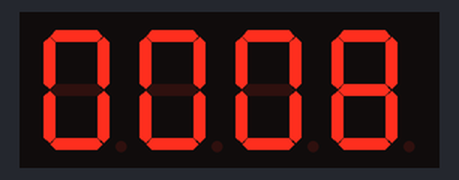
A sketch run on a simulated Arduino Mega 2560, built with avr-gcc and run on an emulated ATmega2560. Shown: 4-digit seven-segment display. Wiring (inferred from the names in the program): 4-digit 7-segment display, segments lit when LOW: segments pin 31, pin 29, pin 49, pin 45, pin 43, pin 33, pin 51, pin 47; digit selects pin 35, pin 37, pin 39, pin 41. The segment pins are drawn as the display they are named for.

Above: at 0.26 s.

The sketch:

4_digit_seven_seg.ino
```cpp
#define D1 35
#define D2 37
#define D3 39
#define D4 41
#define pinA 31
#define pinB 29
#define pinC 49
#define pinD 45
#define pinE 43
#define pinF 33
#define pinG 51
#define pin_Dp 47

void setup() {
  pinMode(D1 , OUTPUT);
  pinMode(D2 , OUTPUT);
  pinMode(D3 , OUTPUT);
  pinMode(D4 , OUTPUT);
  pinMode(pinA, OUTPUT);
  pinMode(pinB, OUTPUT);
  pinMode(pinC, OUTPUT);
  pinMode(pinD, OUTPUT);
  pinMode(pinE, OUTPUT);
  pinMode(pinF, OUTPUT);
  pinMode(pinG, OUTPUT);
  pinMode(pin_Dp, OUTPUT);
}

void digit_switch(int digit){
  int switcher= digit;
  digitalWrite(D1, LOW);
  digitalWrite(D2, LOW);
  digitalWrite(D3, LOW);
  digitalWrite(D4, LOW);
  switch(switcher){
      case 1 :
        digitalWrite(D1 , HIGH);
        break;
      case 2 :
        digitalWrite(D2, HIGH);
        break;
      case 3 :
        digitalWrite(D3 , HIGH);
        break;
      case 4 :
        digitalWrite(D4 , HIGH);
        break;
    }
  }
void value(int Value){
    int value=Value;
    switch(value){
        case 0 :
        digitalWrite(pinA , LOW);
        digitalWrite(pinB , LOW);
        digitalWrite(pinC , LOW);
        digitalWrite(pinD , LOW);
        digitalWrite(pinE , LOW);
        digitalWrite(pinF , LOW);
        digitalWrite(pinG , HIGH);
        digitalWrite(pin_Dp , HIGH);
        break;

      case 1:
        digitalWrite(pinA , HIGH);
        digitalWrite(pinB , LOW);
        digitalWrite(pinC , LOW);
        digitalWrite(pinD , HIGH);
        digitalWrite(pinE , HIGH);
        digitalWrite(pinF , HIGH);
        digitalWrite(pinG , HIGH);
        digitalWrite(pin_Dp ,HIGH);
        break;
      case 2:
        digitalWrite(pinA , LOW);
        digitalWrite(pinB , LOW);
        digitalWrite(pinC , HIGH);
        digitalWrite(pinD , LOW);
        digitalWrite(pinE , LOW);
        digitalWrite(pinF , HIGH);
        digitalWrite(pinG , LOW);
        digitalWrite(pin_Dp , HIGH);
        break;
      case 3:
        digitalWrite(pinA , LOW);
        digitalWrite(pinB , LOW);
        digitalWrite(pinC , LOW);
        digitalWrite(pinD , LOW);
        digitalWrite(pinE , HIGH);
        digitalWrite(pinF , HIGH);
        digitalWrite(pinG , LOW);
        digitalWrite(pin_Dp , HIGH);
        break;

      case 4:
        digitalWrite(pinA , HIGH);
        digitalWrite(pinB , LOW);
        digitalWrite(pinC , LOW);
        digitalWrite(pinD , HIGH);
        digitalWrite(pinE , HIGH);
        digitalWrite(pinF , LOW);
        digitalWrite(pinG , LOW);
        digitalWrite(pin_Dp , HIGH);
        break;
      case 5:

        digitalWrite(pinA , LOW);
        digitalWrite(pinB , HIGH);
        digitalWrite(pinC , LOW);
        digitalWrite(pinD , LOW);
        digitalWrite(pinE , HIGH);
        digitalWrite(pinF , LOW);
        digitalWrite(pinG , LOW);
        digitalWrite(pin_Dp , HIGH);
        break;

      case 6:

        digitalWrite(pinA , LOW);
        digitalWrite(pinB , HIGH);
        digitalWrite(pinC , LOW);
        digitalWrite(pinD , LOW);
        digitalWrite(pinE , LOW);
        digitalWrite(pinF , LOW);
        digitalWrite(pinG , LOW);
        digitalWrite(pin_Dp , HIGH);
        break;

      case 7:

        digitalWrite(pinA , LOW);
        digitalWrite(pinB , LOW);
        digitalWrite(pinC , LOW);
        digitalWrite(pinD , HIGH);
        digitalWrite(pinE , HIGH);
        digitalWrite(pinF , HIGH);
        digitalWrite(pinG , HIGH);
        digitalWrite(pin_Dp , HIGH);
        break;
      case 8:

        digitalWrite(pinA , LOW);
        digitalWrite(pinB , LOW);
        digitalWrite(pinC , LOW);
        digitalWrite(pinD , LOW);
        digitalWrite(pinE , LOW);
        digitalWrite(pinF , LOW);
        digitalWrite(pinG , LOW);
        digitalWrite(pin_Dp , HIGH);
        break;

       case 9:
        digitalWrite(pinA , LOW);
        digitalWrite(pinB , LOW);
        digitalWrite(pinC , LOW);
        digitalWrite(pinD , LOW);
        digitalWrite(pinE , HIGH);
        digitalWrite(pinF , LOW);
        digitalWrite(pinG , LOW);
        digitalWrite(pin_Dp , HIGH);
        break;
   }
  }

void loop() {
int counter = 0;
while(counter <10){
digit_switch(1);
value(0);
delay(5);
digit_switch(2);
value(0);
delay(5);
digit_switch(3);
value(0);
delay(5);
digit_switch(4);
value(counter);
delay(5);
counter++;
  }

 }
```
